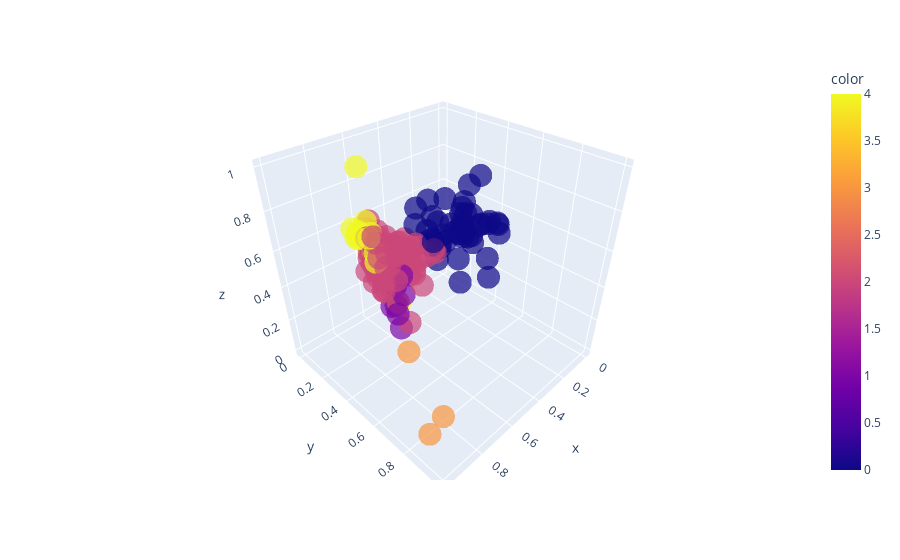

The code cell stored with this chart in its notebook:
### Markdown cell above
## PCA clusters visualisation

### Code cell
countries = data_pca.index.tolist()
fig = px.scatter_3d(x=data_pca.PC1, y=data_pca.PC2, z=data_pca.PC3, color=data_pca.cluster_pca, opacity=0.7)
fig.update_traces(mode="markers", hovertemplate=countries)
fig.show()

### Figure 1 — Plotly figure (JSON) as saved in the notebook; plotly's stock layout.template omitted (floating-point values rounded to 4 significant figures; data arrays with more than 128 entries replaced by an {"elided": "..."} marker saying what was removed)
{"data": [{"hovertemplate": {"elided": "167 str values"}, "legendgroup": "", "marker": {"color": {"elided": "167 int values"}, "coloraxis": "coloraxis", "opacity": 0.7, "symbol": "circle"}, "mode": "markers", "name": "", "scene": "scene", "showlegend": false, "type": "scatter3d", "x": {"elided": "167 float values"}, "y": {"elided": "167 float values"}, "z": {"elided": "167 float values"}}], "layout": {"coloraxis": {"colorbar": {"title": {"text": "color"}}, "colorscale": [[0, "#0d0887"], [0.1111, "#46039f"], [0.2222, "#7201a8"], [0.3333, "#9c179e"], [0.4444, "#bd3786"], [0.5556, "#d8576b"], [0.6667, "#ed7953"], [0.7778, "#fb9f3a"], [0.8889, "#fdca26"], [1, "#f0f921"]]}, "legend": {"tracegroupgap": 0}, "margin": {"t": 60}, "scene": {"domain": {"x": [0, 1], "y": [0, 1]}, "xaxis": {"title": {"text": "x"}}, "yaxis": {"title": {"text": "y"}}, "zaxis": {"title": {"text": "z"}}}}}
